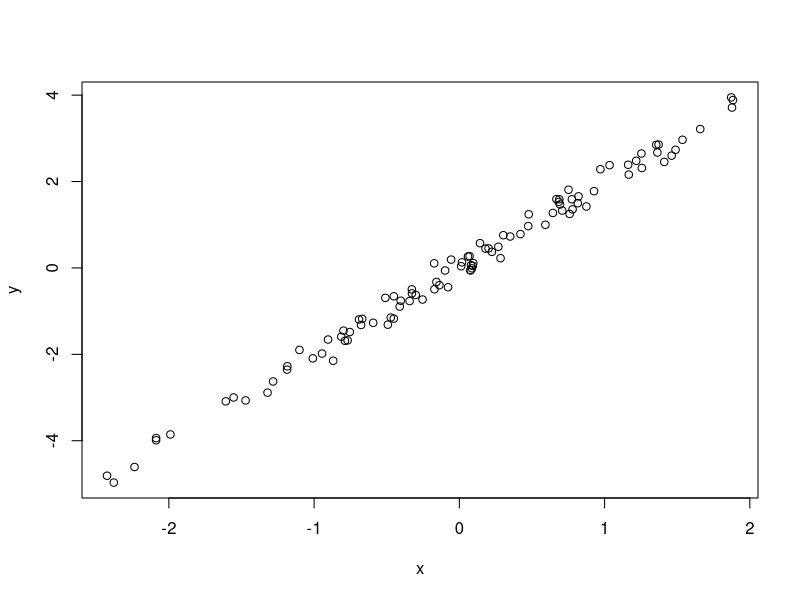

Write R code to recreate this figure.
# Simulate and plot data
# stday
# std.ayks@gmail.com
# 2023-08-05

# Simulate predictor variable
x <- rnorm(n = 100)
# Simulate response variable with some noise
y <- 2 * x + rnorm(n = 100, sd = 0.2)

# Plot the data
plot(x = x, y = y)